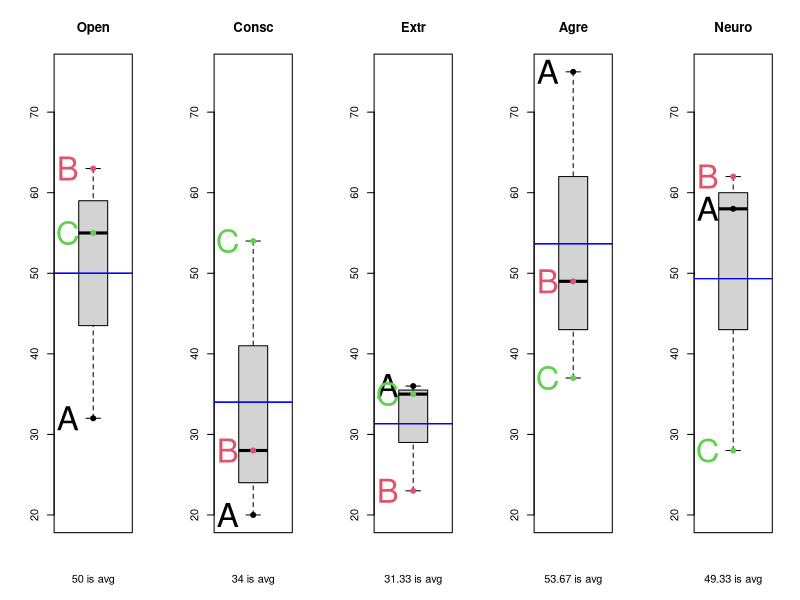

Here is the R script that generated this plot:
A<-c(32,20,36,75,58)
B<-c(63,28,23,49,62)
C<-c(55,54,35,37,28)
trait<-as.data.frame(rbind(A,B,C))

colnames(trait)<-c("Open","Consc","Extr","Agre","Neuro")
yrng<-c(min(trait),max(trait))

par(mfrow=c(1,5))

for (i in 1:5){boxplot(trait[,i],ylim=yrng,main=dimnames(trait)[[2]][i],xlab=paste(round(mean(trait[,i]),2), "is avg"))
               for (j in 1:nrow(trait)){
                points(trait[j,i],col=j,pch=19)
                text(.65,trait[j,i],dimnames(trait)[[1]][j],cex=3,col=j)
                abline(h=mean(trait[,i]),col="blue")
              }
}

summary(trait)
table(trait[1,])
aggregate(trait,by=list(trait[,1]),FUN=mean)
colMeans(trait)
apply(trait,2,mean)
